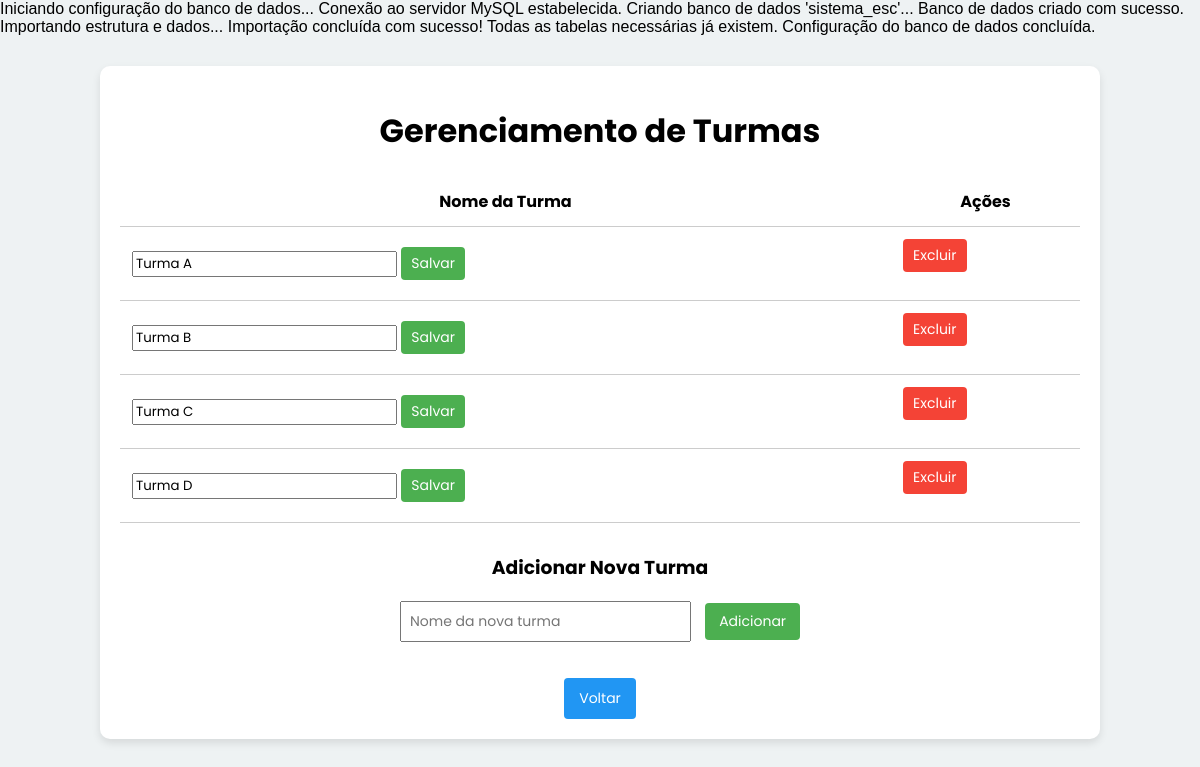
/gerenciar_turma.php (signed in), run on the app's committed database.
### tables this page shows
CREATE TABLE turmas (
  id INT NOT NULL AUTO_INCREMENT,
  nome VARCHAR(50) NOT NULL,
  PRIMARY KEY (id)
);

### gerenciar_turma.php (the view, shortened to what this page needs)
<?php
include("conexao.php");
$sql = "SELECT * FROM turmas ORDER BY nome";
$resultado = mysqli_query($connection, $sql);
?>
<!DOCTYPE html>
<html lang="pt-br">
<head>
    <link rel="stylesheet" href="style/gerTurma.css">
</head>
<body>
<div class="container">
    <h1>Gerenciamento de Turmas</h1>
    <?php if (mysqli_num_rows($resultado) > 0): ?>
        <table>
            <thead>
                <tr>
                    <th>Nome da Turma</th>
                    <th>Ações</th>
                </tr>
            </thead>
            <tbody>
                <?php while ($turma = mysqli_fetch_assoc($resultado)): ?>
                    <tr>
                        <td>
                            <form method="post" class="inline-form">
                                <input type="text" name="novo_nome" value="<?php echo htmlspecialchars($turma['nome']); ?>">
                                <button type="submit" name="editar" class="btn btn-editar">Salvar</button>
                            </form>
                        </td>
                        <td class="acoes">
                            <form method="post" class="inline-form" onsubmit="return confirm('Tem certeza que deseja excluir esta turma?');">
                                <button type="submit" name="deletar" class="btn btn-excluir">Excluir</button>
                            </form>
                        </td>
                    </tr>
                <?php endwhile; ?>
            </tbody>
        </table>
    <?php else: ?>
        <p>Nenhuma turma cadastrada.</p>
    <?php endif; ?>
    <div class="form-adicionar">
        <h3>Adicionar Nova Turma</h3>
        <form method="post">
            <input type="text" name="nome_turma" placeholder="Nome da nova turma" required>
            <button type="submit" name="adicionar" class="btn btn-editar">Adicionar</button>
        </form>
    </div>
    <div style="text-align: center;">
        <a href="administrador.php" class="btn btn-voltar">Voltar</a>
    </div>
</div>
</body>
</html>

### Style/gerTurma.css (style rules this page uses)
* { font-family: "poppins", sans-serif; }
body { font-family: Arial, sans-serif; background-color: #eef2f3; margin: 0; padding: 0; }
.container { width: 80%; margin: 30px auto; background-color: white; padding: 20px; border-radius: 10px; box-shadow: 0 4px 8px rgba(0,0,0,0.1); }
h1 { text-align: center; }
table { width: 100%; margin-top: 20px; border-collapse: collapse; }
th, td { padding: 12px; border-bottom: 1px solid #ccc; }
.acoes { display: flex; gap: 10px; }
.btn { padding: 6px 10px; border: none; border-radius: 4px; cursor: pointer; font-size: 14px; }
.btn-editar { background-color: #4CAF50; color: white; }
.btn-excluir { background-color: #f44336; color: white; }
.btn-voltar { background-color: #2196F3; color: white; padding: 10px 15px; text-decoration: none; display: inline-block; margin-top: 20px; }
form.inline-form { display: inline; }
.form-adicionar { margin-top: 30px; text-align: center; }
.form-adicionar input { padding: 8px; font-size: 14px; }
.form-adicionar button { padding: 8px 14px; margin-left: 10px; }

### data on the page
turmas: novo_nome "Turma A"
turmas: novo_nome "Turma B"
turmas: novo_nome "Turma C"
turmas: novo_nome "Turma D"

### other printed values
$database "sistema_esc"
